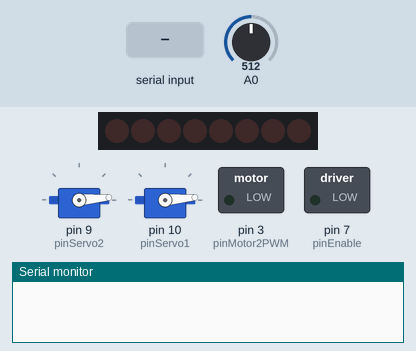
The sketch below on a simulated Arduino Leonardo, built with avr-gcc and run on an emulated ATmega32U4. Parts: 8 shift-register outputs drawn as a row of LEDs (first output left, lit = HIGH), 2 × servo, switched loads named in the sketch (green lamp = pin HIGH), the last lines printed to the serial monitor. Wiring (inferred from the names in the program): shift register (74HC595): data pin 8; shift clock pin 4; latch pin 12. Wiring (inferred from the signals the program sends): row of LEDs: on Q0, Q1, Q2, Q3, Q4, Q5, Q6, Q7. The inputs (shaded band) are chosen by the test bench; at power-on: A0 = 512. Pins used as bus, display or sensor lines are not drawn.

Above: at 1.2 s.
1.3 s: "P" received over Serial
At 1.9 s:
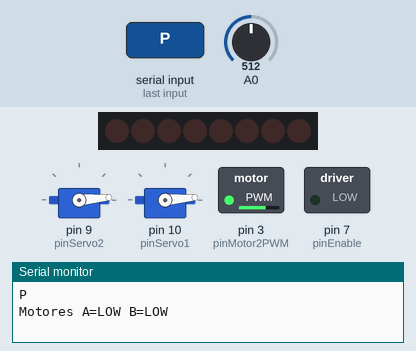
2.8 s: A0 set to 716
At 4.0 s:
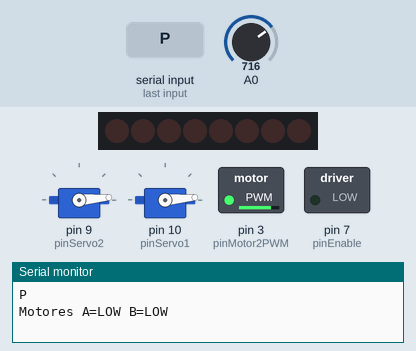
4.3 s: "W" received over Serial
At 5.4 s:
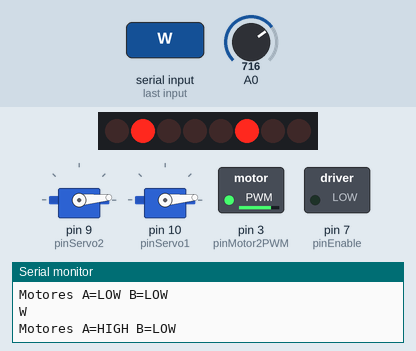
5.8 s: "D" received over Serial
7.3 s: "A" received over Serial
At 7.7 s:
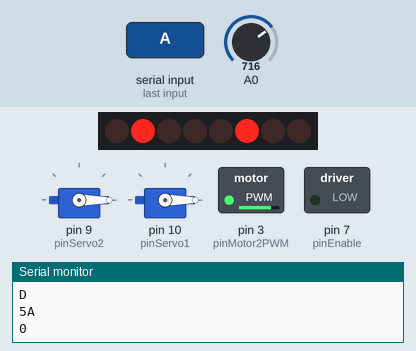
Timing chart, 0 to 9.8 s (numbered marks = the images above; inputs shaded):
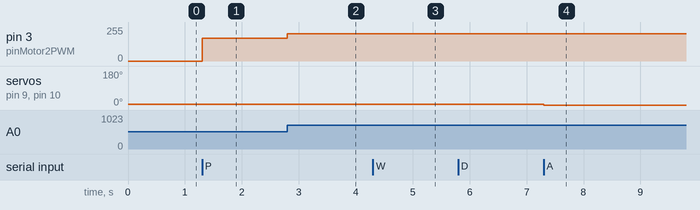

The sketch:

3__Bim_Robotica.ino
```cpp
#include <Servo.h>
#include <Keyboard.h>
#include <AFMotor.h>
#include <SoftwareSerial.h>

#define pinSH_CP 4
#define pinST_CP 12
#define pinDS 8
#define pinEnable 7
#define pinMotor1PWM 11
#define pinMotor2PWM 3
#define pinMotor3PWM 5
#define pinMotor4PWM 6
#define pinServo1 10
#define pinServo2 9
#define qtdeCI 1
#define bitMotor1A 2
#define bitMotor1B 3
#define bitMotor2A 1
#define bitMotor2B 4
#define bitMotor3A 5
#define bitMotor3B 7
#define bitMotor4A 0
#define bitMotor4B 6
#define ledFarol 50

Servo myservo;

void ci74HC595Write(byte pino, bool estado);
int m = 0;

Servo servo2;
Servo servo1;

SoftwareSerial bluetooht(0, 1); //rx,tx do arduino
String command = "";

void setup() {
  pinMode(pinSH_CP, OUTPUT);
  pinMode(pinST_CP, OUTPUT);
  pinMode(pinEnable, OUTPUT);
  pinMode(pinDS, OUTPUT);
  pinMode(pinMotor2PWM, OUTPUT);
  digitalWrite(pinEnable, LOW);
  servo2.attach(pinServo2);
  servo1.attach(pinServo1);
  Serial.begin(9600);
  servo2.write(5);
  servo1.write(5);
  pinMode(ledFarol, OUTPUT);
}
//char cha;
void loop() {
  if (Serial.available() > 0) {
    char key;
    key = Serial.read();
    delay(2);


    uint8_t i;

    //key = Serial.read();

    Serial.println(key);

    if ((m > 0) || (m < 60)) {
      if (key == 'D') {
        myservo.write(m);
        if (m < 60) {
          m = m + 5;//mudo aq
          servo2.write(m);
          servo1.write(m);
        }
        Serial.print(m);
      }
      if (key == 'A') {
        if (m > 0) {
          m = m - 5;//mudou aq
          servo2.write(m);
          servo1.write(m);
        }
        myservo.write(m);
        Serial.print(m);
      }
    }
    if (key == 'P') { //para o motor
      Serial.println("Motores A=LOW B=LOW");
      ci74HC595Write(bitMotor2A, LOW);
      ci74HC595Write(bitMotor2B, LOW);
      ci74HC595Write(bitMotor3A, LOW);
      ci74HC595Write(bitMotor3B, LOW);
      delayPWM(2000);
    }
    if (key == 'W') {
      Serial.println("Motores A=HIGH B=LOW");
      ci74HC595Write(bitMotor2A, HIGH);
      ci74HC595Write(bitMotor3A, HIGH);
      ci74HC595Write(bitMotor2B, LOW);
      ci74HC595Write(bitMotor3B, LOW);
      delayPWM(key);
    }
    if (key == 'S') { //esquerda
      Serial.println("Motor1 A=LOW B=HIGH");
      ci74HC595Write(bitMotor2A, LOW);
      ci74HC595Write(bitMotor3A, LOW);
      ci74HC595Write(bitMotor2B, HIGH);
      ci74HC595Write(bitMotor3B, HIGH);
      delayPWM(key);
    }
    if (key == 'L') {
       digitalWrite(ledFarol, HIGH);
    }
    if (key == 'D') {
       digitalWrite(ledFarol, LOW);
    }
  }
}
void ci74HC595Write(byte pino, bool estado) {
  static byte ciBuffer[qtdeCI];
  bitWrite(ciBuffer[pino / 8], pino % 8, estado);
  digitalWrite(pinST_CP, LOW); //Inicia a Transmissão
  digitalWrite(pinDS, LOW); //Apaga Tudo para Preparar Transmissão
  digitalWrite(pinSH_CP, LOW);
  for (int nC = qtdeCI - 1; nC >= 0; nC--) {
    for (int nB = 7; nB >= 0; nB--) {
      digitalWrite(pinSH_CP, LOW); //Baixa o Clock
      digitalWrite(pinDS, bitRead(ciBuffer[nC], nB) ); //Escreve o BIT
      digitalWrite(pinSH_CP, HIGH); //Eleva o Clock
      digitalWrite(pinDS, LOW); //Baixa o Data para Previnir Vazamento
    }
  }
  digitalWrite(pinST_CP, HIGH); //Finaliza a Transmissão
}
void delayPWM(unsigned long tempo) {
  unsigned long inicio = millis();
  byte valA0;
  while ( (millis() - inicio) < tempo ) {
    valA0 = map(analogRead(A0), 100, 1023, 100, 255);
    analogWrite(pinMotor2PWM, valA0);
  }
}
```

Measured:
- after the input at 1.3 s, pin 3 (pinMotor2PWM): 0/255 → 169/255 at once
- after the input at 2.8 s, pin 3 (pinMotor2PWM): 169/255 → 203/255 at once
- after the input at 7.3 s, servo on pin 9 (pinServo2), servo on pin 10 (pinServo1): 5° → 0° at once
